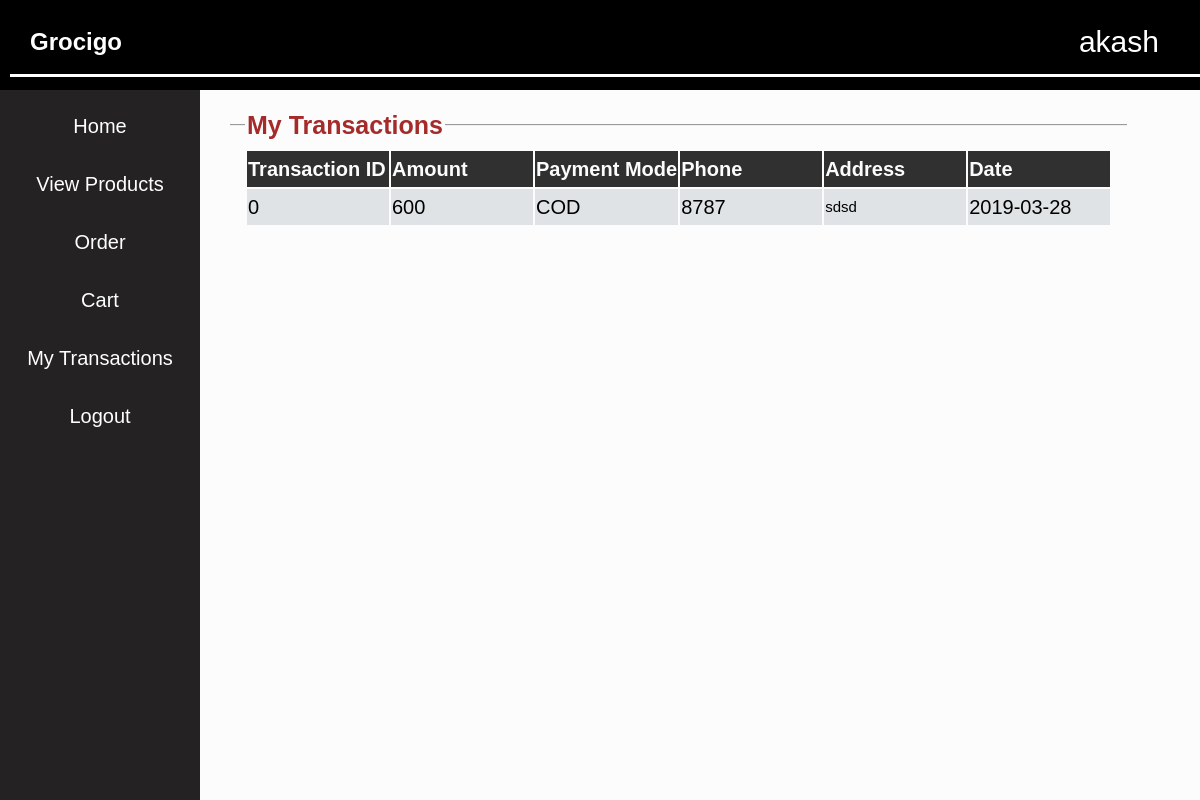
Page /customerViewTransactions.php (signed in) on the committed database.
### tables this page shows
CREATE TABLE `transaction` (
  `transaction_id` int(11) NOT NULL,
  `customer_id` varchar(20) DEFAULT NULL,
  `transaction_amount` int(11) DEFAULT NULL,
  `payment` varchar(20) DEFAULT NULL,
  `phone` varchar(10) DEFAULT NULL,
  `address` varchar(100) DEFAULT NULL,
  `date` varchar(20) NOT NULL
);

### customerViewTransactions.php (the view, shortened to what this page needs)
<!DOCTYPE html>
<html>
<head>
	<link rel='stylesheet' href="style.css">
</head>
<body>
	<div class="topStyle">
		<h2 style="color:white;">&nbsp &nbspGrocigo</h2>
		<a class='userNameDisplay'><?php echo $_SESSION['loginUser']; ?></a>
		<div class="solid"></div>
	</div>
	<div class='sidebar'>
		<button onclick="location.href='customerHome.php'">Home</button>
		<button onclick="location.href='viewProductsCustomer.php'">View Products</button>
		<button onclick="location.href='order.php'">Order</button>
		<button onclick="location.href='cart.php'">Cart</button>
		<button onclick="location.href='customerViewTransactions.php'">My Transactions</button>
		<button onclick="location.href='logout.php'">Logout</button>
	</div>
	<div class='container'>
	<fieldset><legend><b>My Transactions</b></legend>
		<table class='tableLarge'><tr><th>Transaction ID</th><th>Amount</th><th>Payment Mode</th><th>Phone</th><th>Address</th><th>Date</th></tr>
		<?php
			$conn=mysqli_connect("localhost","root","","wholesale");
			$curUser=$_SESSION['loginUser'];
			$sql="select * from transaction where customer_id='$curUser'";
			$result=mysqli_query($conn,$sql);
			while($row=mysqli_fetch_assoc($result)){
				echo "<tr><td>".$row['transaction_id']."</td><td>".$row['transaction_amount']."</td><td>".$row['payment']."</td><td>".$row['phone']."</td><td style='font-size: 15px;'>".$row['address']."</td><td>".$row['date']."</td></tr>";
			}
			echo "</table><br>";
		?>
	</fieldset>
</div>
</body>
</html>

### style.css (style rules this page uses)
.topStyle { top:0; padding:10px; position:fixed; left:0; height:70px; width:100%; background-color:black ; z-index: 10; }
.solid { border-top: 3px solid white; }
.sidebar { display: block; position:fixed; margin-top:70px; top:20px; left:0; padding-top:15px; width:200px; height:100%; background-color: #242222; z-index:5; }
.container { position:absolute; margin-top: 70px; margin-left:200px; margin-right:0; padding: 30px 20px 20px 20px; z-index: 1; }
.container table { text-align:left; font-style:normal; }
.container table td { vertical-align:top; }
.container table tr:nth-child(odd) { background-color: #a3a5a8; }
.container table tr:nth-child(even) { background-color: #e0e3e5; }
.container table th { min-width:13em; color:#fcfcfc; background-color: #303030; }
.container .tableLarge th { min-width: 7em; }
.container fieldset { min-height: 200px; min-width:30em; font-size: 20px; font-style:bold; line-height: 1.7em; border-left:none; border-right:none; border-bottom:none; }
.container fieldset legend { font-size: 25px; color:brown; font-style:normal; }
.sidebar button { text-decoration: none; border:none; background-color:#242222; padding:10px; height:20px auto; font-size: 20px; cursor:pointer; width:200px; margin-bottom:15px; color:white; }
.userNameDisplay { top:30px; right:5%; position:absolute; color:white; font-style:bold; font-size: 30px; }
body { top:0; left:0; background-color: #fcfcfc; font-family:sans-serif; line-height: 1.5em; }

### rows in the picture
transaction: transaction_id "0", transaction_amount "600", payment "COD", phone "8787", address "sdsd", date "2019-03-28"

### other values in the picture
$_SESSION['loginUser'] "akash"
